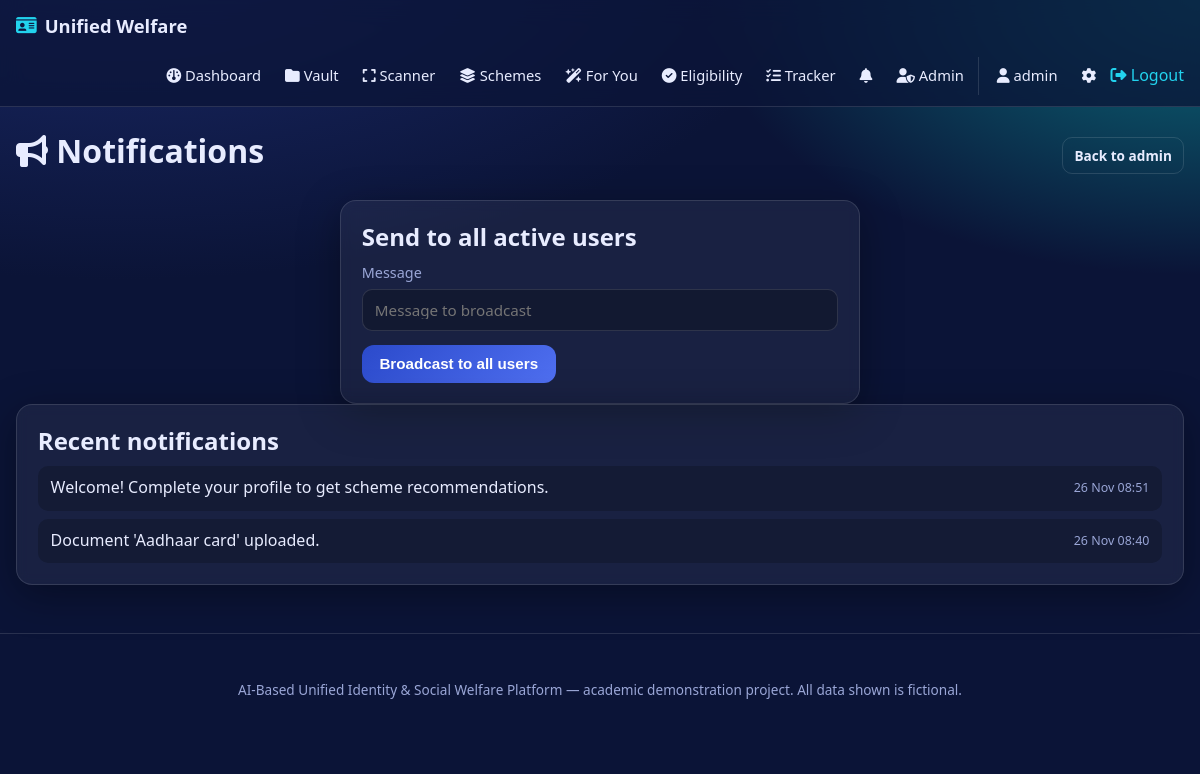
The app's page /admin/notifications (signed in) with its own data.
### models.py (models this page shows, shortened)
class User(UserMixin, db.Model):
    __tablename__ = "users"
    id = db.Column(db.Integer, primary_key=True)
    username = db.Column(db.String(80), unique=True, nullable=False, index=True)
    email = db.Column(db.String(120), unique=True, nullable=False, index=True)
    password_hash = db.Column(db.String(255), nullable=False)
    role = db.Column(db.String(20), nullable=False, default="user")  # user | admin
    account_active = db.Column(db.Boolean, nullable=False, default=True)
    full_name = db.Column(db.String(120))
    age = db.Column(db.Integer)
    gender = db.Column(db.String(20))
    annual_income = db.Column(db.Integer)          # in INR
    social_category = db.Column(db.String(20))     # General / OBC / SC / ST / EWS
    occupation = db.Column(db.String(80))
    state = db.Column(db.String(80))
    is_student = db.Column(db.Boolean, default=False)
    is_farmer = db.Column(db.Boolean, default=False)
    is_differently_abled = db.Column(db.Boolean, default=False)
    created_at = db.Column(db.DateTime, default=_now)
    updated_at = db.Column(db.DateTime, default=_now, onupdate=_now)
    documents = db.relationship("Document", backref="owner", lazy=True,
                                cascade="all, delete-orphan")
    recommendations = db.relationship("Recommendation", backref="user", lazy=True,
                                      cascade="all, delete-orphan")
    eligibility_checks = db.relationship("EligibilityCheck", backref="user", lazy=True,
                                         cascade="all, delete-orphan")
    applications = db.relationship("Application", backref="user", lazy=True,
                                   cascade="all, delete-orphan")
    notifications = db.relationship("Notification", backref="user", lazy=True,
                                    cascade="all, delete-orphan")
    @property
    def is_admin(self):
        return self.role == "admin"
    @property
    def is_active(self):
        return bool(self.account_active)

class Notification(db.Model):
    __tablename__ = "notifications"
    id = db.Column(db.Integer, primary_key=True)
    user_id = db.Column(db.Integer, db.ForeignKey("users.id"), nullable=False, index=True)
    message = db.Column(db.String(255), nullable=False)
    category = db.Column(db.String(30), default="info")
    is_read = db.Column(db.Boolean, default=False)
    created_at = db.Column(db.DateTime, default=_now)

### routes/admin.py (the view, shortened to what this page needs)
@admin_bp.route("/notifications", methods=["GET", "POST"])
def notifications():
    form = NotificationForm()
    recent = (
        Notification.query.order_by(Notification.created_at.desc()).limit(20).all()
    )
    return render_template("admin/notifications.html", form=form, recent=recent)

### forms.py
class NotificationForm(FlaskForm):
    message = StringField("Message", validators=[DataRequired(), Length(max=255)])
    submit = SubmitField("Broadcast to all users")

### routes/admin.py (called while the page is built)
@admin_bp.before_request
@login_required
def _guard():
    if not current_user.is_admin:
        abort(403)

### templates/admin/notifications.html (shortened to what this page needs)
{% extends "base.html" %}
{% from "_macros.html" import field %}
{% block content %}
<div class="page-head row-between">
  <h1><i class="fa-solid fa-bullhorn"></i> Notifications</h1>
  <a class="btn btn-ghost btn-small" href="{{ url_for('admin.dashboard') }}">Back to admin</a>
</div>
<div class="card auth-card">
  <h2>Send to all active users</h2>
  <form method="post" novalidate>
    {{ field(form.message, "Message to broadcast") }}
    {{ form.submit(class="btn") }}
  </form>
</div>
<div class="card">
  <h2>Recent notifications</h2>
  {% if recent %}
    <ul class="notif-list">
      {% for n in recent %}
        <li class="notif notif-{{ n.category }}">
          <span>{{ n.message }}</span>
          <time class="muted">{{ n.created_at.strftime('%d %b %H:%M') }}</time>
        </li>
      {% endfor %}
    </ul>
  {% else %}<p class="muted">Nothing sent yet.</p>{% endif %}
</div>
{% endblock %}

### templates/base.html (shortened to what this page needs)
<!doctype html>
<html lang="en">
<head>
  <link rel="stylesheet"
        href="https://cdnjs.cloudflare.com/ajax/libs/font-awesome/6.5.1/css/all.min.css">
  <link rel="stylesheet" href="{{ url_for('static', filename='css/style.css') }}">
</head>
<body>
<nav class="navbar">
  <div class="nav-inner">
    <a class="brand" href="{{ url_for('main.index') }}">
      <i class="fa-solid fa-id-card"></i> <span>Unified Welfare</span>
    </a>
    <div class="nav-links">
      {% if current_user.is_authenticated %}
        <a href="{{ url_for('main.dashboard') }}"><i class="fa-solid fa-gauge"></i> Dashboard</a>
        <a href="{{ url_for('documents.list_documents') }}"><i class="fa-solid fa-folder"></i> Vault</a>
        <a href="{{ url_for('scanner.list_scanner') }}"><i class="fa-solid fa-expand"></i> Scanner</a>
        <a href="{{ url_for('schemes.explore') }}"><i class="fa-solid fa-layer-group"></i> Schemes</a>
        <a href="{{ url_for('recommendations.index') }}"><i class="fa-solid fa-wand-magic-sparkles"></i> For You</a>
        <a href="{{ url_for('eligibility.check') }}"><i class="fa-solid fa-circle-check"></i> Eligibility</a>
        <a href="{{ url_for('applications.list_applications') }}"><i class="fa-solid fa-list-check"></i> Tracker</a>
        <a href="{{ url_for('main.notifications') }}" class="bell">
          <i class="fa-solid fa-bell"></i>
        </a>
        {% if current_user.is_admin %}
          <a href="{{ url_for('admin.dashboard') }}"><i class="fa-solid fa-user-shield"></i> Admin</a>
        {% endif %}
        <div class="nav-user">
          <a href="{{ url_for('auth.profile') }}"><i class="fa-solid fa-user"></i> {{ current_user.username }}</a>
          <a href="{{ url_for('main.settings') }}" title="Settings"><i class="fa-solid fa-gear"></i></a>
          <form method="post" action="{{ url_for('auth.logout') }}" class="inline">
            <button type="submit" class="link-btn"><i class="fa-solid fa-right-from-bracket"></i> Logout</button>
          </form>
        </div>
      {% else %}
        <a href="{{ url_for('schemes.explore') }}">Schemes</a>
        <a href="{{ url_for('auth.login') }}">Log in</a>
        <a href="{{ url_for('auth.register') }}" class="btn btn-small">Sign up</a>
      {% endif %}
    </div>
  </div>
</nav>
<main id="main" class="container">
  {% block content %}{% endblock %}
</main>
<footer class="footer">
  <p>AI-Based Unified Identity &amp; Social Welfare Platform &mdash;
     academic demonstration project. All data shown is fictional.</p>
</footer>
</body>
</html>

### static/css/style.css (style rules this page uses)
:root { --navy: #0b1437; --navy-2: #14205a; --royal: #2b4acb; --royal-light: #4f6ff0; --cyan: #22d3ee; --cyan-deep: #0891b2; --ink: #0f172a; --text: #e8ecff; --muted: #9aa6d6; --card: rgba(255, 255, 255, 0.06); --card-border: rgba(255, 255, 255, 0.12); --ok: #34d399; --warn: #fbbf24; --danger: #f87171; --radius: 16px; --shadow: 0 10px 40px rgba(0, 0, 0, 0.35); }
* { box-sizing: border-box; }
html { scroll-behavior: smooth; }
body { margin: 0; font-family: "Segoe UI", system-ui, -apple-system, Roboto, Arial, sans-serif; color: var(--text); background: radial-gradient(1200px 600px at 10% -10%, #1b2a6b 0%, transparent 60%), radial-gradient(900px 500px at 100% 0%, #0b6b7a 0%, transparent 55%), var(--navy); min-height: 100vh; line-height: 1.6; }
a { color: var(--cyan); text-decoration: none; }
h1, h2, h3 { line-height: 1.25; margin: 0 0 .6rem; }
.navbar { position: sticky; top: 0; z-index: 100; background: rgba(11, 20, 55, 0.75); backdrop-filter: blur(12px); border-bottom: 1px solid var(--card-border); }
.nav-inner { max-width: 1200px; margin: 0 auto; padding: .7rem 1rem; display: flex; align-items: center; gap: 1rem; flex-wrap: wrap; }
.brand { font-weight: 700; font-size: 1.15rem; color: var(--text); display: flex; align-items: center; gap: .5rem; }
.brand i { color: var(--cyan); }
.nav-links { display: flex; align-items: center; gap: .3rem; margin-left: auto; flex-wrap: wrap; }
.nav-links a { color: var(--text); padding: .45rem .6rem; border-radius: 10px; font-size: .92rem; }
.nav-user { display: flex; align-items: center; gap: .3rem; padding-left: .5rem; border-left: 1px solid var(--card-border); }
.bell { position: relative; }
.container { max-width: 1200px; margin: 0 auto; padding: 1.5rem 1rem 3rem; }
.page-head { margin-bottom: 1.2rem; }
.row-between { display: flex; align-items: center; justify-content: space-between; gap: 1rem; flex-wrap: wrap; }
.card { background: var(--card); border: 1px solid var(--card-border); border-radius: var(--radius); padding: 1.3rem; box-shadow: var(--shadow); backdrop-filter: blur(6px); }
.auth-card { max-width: 520px; margin: 0 auto; }
.btn { display: inline-flex; align-items: center; gap: .45rem; cursor: pointer; background: linear-gradient(135deg, var(--royal), var(--royal-light)); color: #fff; border: none; padding: .65rem 1.1rem; border-radius: 12px; font-size: .95rem; font-weight: 600; transition: transform .08s, box-shadow .2s; }
.btn-small { padding: .4rem .7rem; font-size: .85rem; border-radius: 10px; }
.btn-ghost { background: transparent; border: 1px solid var(--card-border); color: var(--text); }
.link-btn { background: none; border: none; color: var(--cyan); cursor: pointer; font: inherit; padding: 0; }
.inline { display: inline; }
.form-group label { display: block; margin-bottom: .3rem; font-size: .9rem; color: var(--muted); }
.input, input[type=text], input[type=email], input[type=password], input[type=number], input[type=date], select, textarea { width: 100%; padding: .6rem .75rem; border-radius: 10px; border: 1px solid var(--card-border); background: rgba(0,0,0,.25); color: var(--text); font-size: .95rem; font-family: inherit; }
.muted { color: var(--muted); }
.rec-list, .plain-list, .notif-list, .checklist, .rules, .reasons { list-style: none; padding: 0; margin: 0; display: grid; gap: .5rem; }
.notif { display: flex; align-items: center; gap: .6rem; padding: .6rem .8rem; border-radius: 10px; background: rgba(0,0,0,.2); }
.notif time { margin-left: auto; font-size: .78rem; }
.footer { text-align: center; padding: 2rem 1rem; color: var(--muted); font-size: .85rem; border-top: 1px solid var(--card-border); }

### records on screen
User: username "admin"
Notification: message "Welcome! Complete your profile to get scheme recommendations.", created_at "26 Nov 08:51"
Notification: message "Document 'Aadhaar card' uploaded.", created_at "26 Nov 08:40"

### other values on screen
{{ f.label }} "Message"
